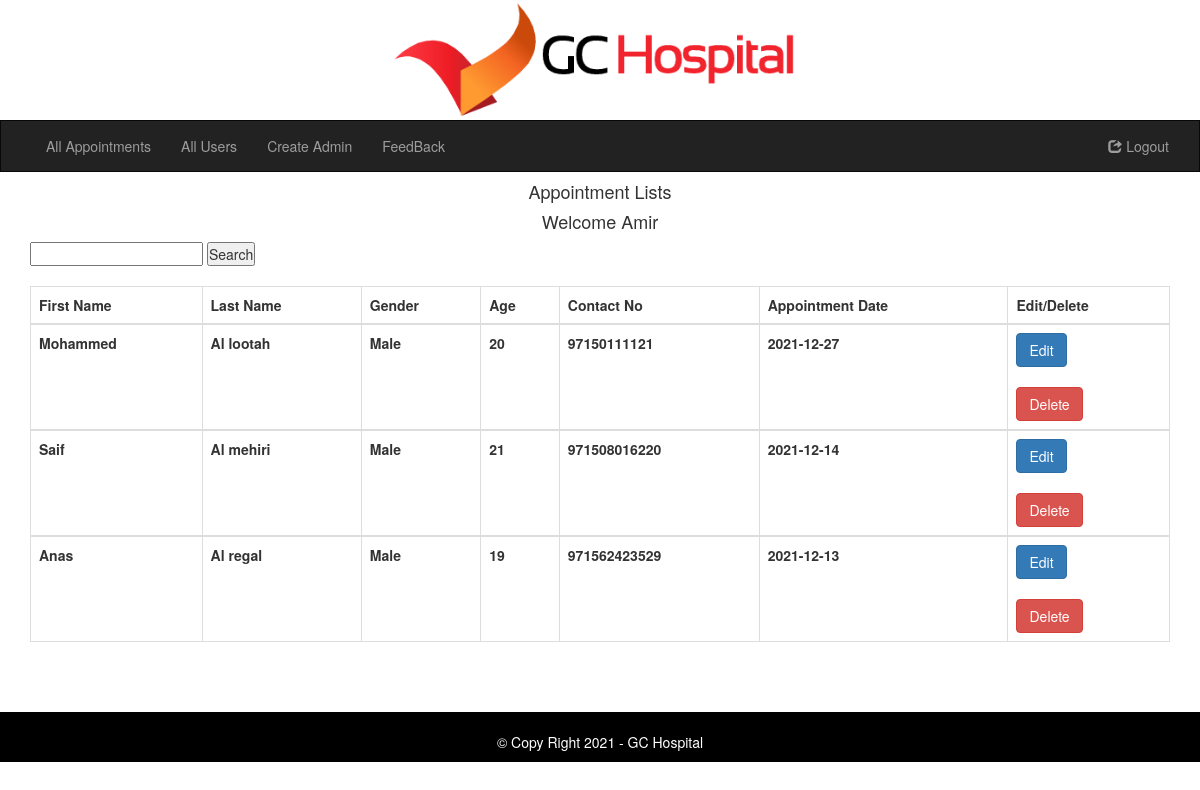
The page /admin.php (signed in) on the database its author committed.
### tables this page shows
CREATE TABLE IF NOT EXISTS `patient_record` (
  `id` int(20) NOT NULL AUTO_INCREMENT,
  `email` varchar(200) NOT NULL,
  `first_name` varchar(200) NOT NULL,
  `last_name` varchar(200) NOT NULL,
  `gender` varchar(10) NOT NULL,
  `age` int(20) NOT NULL,
  `contact` varchar(200) NOT NULL,
  `adate` varchar(100) NOT NULL,
  PRIMARY KEY (`id`)
);

### admin.php (the view, shortened to what this page needs)
<!DOCTYPE html>
<html lang="en">
<head>
  <link rel="stylesheet" href="https://maxcdn.bootstrapcdn.com/bootstrap/3.4.1/css/bootstrap.min.css">
 <link rel="stylesheet" type="text/css" href="style/style.css" />
 </head>
<body>
<?php
include("menu-admin.php");
?>
<div class="container">
<h4 class="text-center"> Appointment Lists </h4>
<?php
 if(isset($_SESSION['email'])){ echo'<h4 class="text-center"> Welcome '.$_SESSION["name"].'</h4>'; }
?>
<form action="admin.php" method="post">
<input type="text" name="search" required>
<input type="submit" name="srch" value="Search">
</form>
<?php
include("connection.php");
if(isset($_POST['srch'])){
$sname=$_POST['search'];
$query="select * from patient_record where first_name='$sname'";
}
else{
$query="select * from patient_record  order by id desc";
}
echo"<br><center><div class='table-responsive'><table class='table table-bordered'><thead> <tr><th>First Name</th><th>Last Name</th><th>Gender</th><th>Age</th>
<th>Contact No</th><th>Appointment Date</th><th>Edit/Delete</th></tr></thead>";
$view=mysqli_query($connection,$query);
echo"<tbody><tr>";
while($rows=mysqli_fetch_assoc($view)){
$id=$rows['id'];
$first_name=$rows['first_name'];
$last_name=$rows['last_name'];
$gender=$rows['gender'];
$age=$rows['age'];
$contact=$rows['contact'];
$adate=$rows['adate'];
echo"
<th>". $first_name."</th>
<th>".$last_name."  </th>
<th>".$gender."</th>
<th>".$age." </th>
<th>".$contact." </th>
<th>".$adate." </th>
<th><a href='edit_detail_ap.php?id=$id' class='btn btn-primary'> Edit </a>
<br><br>
<a href='admin.php?id=$id' class='btn btn-danger'> Delete </a>
</th>
</tr></tbody>";
}
echo "</table></div> </center>";
?>
 </div>
<br>
<?php
include("footer.php");
?>
</body>
</html>

### menu-admin.php (shortened to what this page needs)
<html>
<head>
</head>
<body>
<div class="row">
    <div class="col-sm-12"> <center>
      <img src="images/logo.png" class="img-responsive" style="width:40%;" alt="Image"> </center>
    </div> </div>
<nav class="navbar navbar-inverse">
  <div class="container-fluid">
    <div class="collapse navbar-collapse" id="myNavbar">
	<center>
      <ul class="nav navbar-nav">
        <li><a href="admin.php">All Appointments</a></li>
		<li><a href="alluser.php">All Users</a></li>
        <li><a href="creat-admin.php">Create Admin</a></li>
        <li><a href="feedback.php">FeedBack</a></li>
      </ul>
      <ul class="nav navbar-nav navbar-right">
        <li><a href="index.php?state=logout"><span class="glyphicon glyphicon-share"></span> Logout</a></li>
      </ul>
    </div>
  </div>
</nav>
</body>
</html>

### footer.php (shortened to what this page needs)
<html>
<head>
<link rel="stylesheet" type="text/css" href="css/style.css" />
</head>
<body>
<div class="footerdiv container-fluid">
<br>
&copy; Copy Right 2021 - GC Hospital
</div>
</body>
</html>

### style/style.css (style rules this page uses)
* { padding:0%; margin:0% }
.navbar { margin-bottom: 0; border-radius: 0; }
p,ul { margin-left:20px; }
.footerdiv { height:50px; background-color:#000000; color:#FFFFFF; text-align:center; margin-top:30px; }

### rows shown on the page
patient_record: first_name "Mohammed", last_name "Al lootah", gender "Male", age "20", contact "97150111121", adate "2021-12-27"
patient_record: first_name "Saif", last_name "Al mehiri", gender "Male", age "21", contact "971508016220", adate "2021-12-14"
patient_record: first_name "Anas", last_name "Al regal", gender "Male", age "19", contact "971562423529", adate "2021-12-13"

### other values the page prints
$_SESSION["name"] "Amir"
